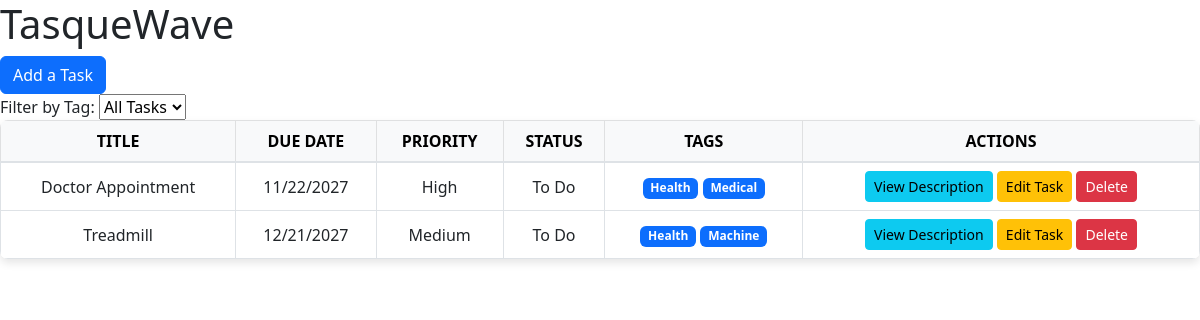
The page / on the database its author committed.
### models.py (models this page shows)
class Task(db.Model):
    __tablename__ = 'tasks'
    id = db.Column(db.Integer, primary_key=True)
    title = db.Column(db.String(100), nullable=False)
    description = db.Column(db.Text, nullable=True)
    due_date = db.Column(db.Date, nullable=False)
    priority = db.Column(db.String(10), nullable=False, default='Medium')
    status = db.Column(db.String(20), nullable=False, default='To Do')
    tags = db.relationship('Tag', secondary=task_tags, backref=db.backref('tasks', lazy='dynamic'))

class Tag(db.Model):
    __tablename__ = 'tags'
    id = db.Column(db.Integer, primary_key=True)
    name = db.Column(db.String(50), unique=True, nullable=False)

### app.py (the view)
@app.route('/')
def index():
    tasks = Task.query.order_by(Task.priority.asc(), Task.due_date.asc()).all()
    tags = Tag.query.all()
    form = TaskForm()  # Create an instance of the TaskForm
    return render_template('index.html', tasks=tasks, tags=tags, filter_tag=None, form=form)

### forms.py
class TaskForm(FlaskForm):
    title = StringField('Title', validators=[DataRequired()])
    description = TextAreaField('Description')
    due_date = DateField('Due Date', format='%Y-%m-%d', validators=[DataRequired()])
    priority = SelectField('Priority', choices=[('Low', 'Low'), ('Medium', 'Medium'), ('High', 'High')], validators=[DataRequired()])
    tags = StringField('Tags (comma separated, case-sensitive [Exercise,Health])')
    submit = SubmitField('Add Task')

### templates/index.html (shortened to what this page needs)
<!DOCTYPE html>
<html lang="en">
<head>
    <link rel="stylesheet" href="{{ url_for('static', filename='styles.css') }}">
    <link href="https://cdn.jsdelivr.net/npm/bootstrap@5.3.0-alpha3/dist/css/bootstrap.min.css" rel="stylesheet">
</head>
<body>
    <h1>TasqueWave</h1>
    <button type="button" class="btn btn-primary" data-bs-toggle="modal" data-bs-target="#addTaskModal">
        Add a Task
    </button>
    <div>
        <label for="tagFilter">Filter by Tag:</label>
        <select id="tagFilter" onchange="filterByTag()">
            <option value="" {% if not filter_tag %}selected{% endif %}>All Tasks</option>
        </select>
    </div>
    <table class="table table-bordered table-hover">
        <thead class="table-light">
            <tr>
                <th>Title</th>
                <th>Due Date</th>
                <th>Priority</th>
                <th>Status</th>
                <th>Tags</th>
                <th>Actions</th>
            </tr>
        </thead>
        <tbody>
            {% for task in tasks %}
            <tr>
                <td>{{ task.title }}</td>
                <td>{{ task.due_date.strftime('%m/%d/%Y') }}</td>
                <td>{{ task.priority }}</td>
                <td>{{ task.status }}</td>
                <td>
                    {% for tag in task.tags %}
                        <span class="badge bg-primary">{{ tag.name }}</span>
                    {% endfor %}
                </td>
                <td>
                    <button type="button" class="btn btn-info btn-sm" data-bs-toggle="modal" data-bs-target="#viewDescriptionModal" onclick="setDescription('{{ task.title }}', '{{ task.description }}')">
                        View Description
                    </button>
                    <button type="button" class="btn btn-warning btn-sm" data-bs-toggle="modal" data-bs-target="#editTaskModal" onclick="setEditTask('{{ task.id }}', '{{ task.title }}', '{{ task.description }}', '{{ task.due_date }}', '{{ task.priority }}')">
                        Edit Task
                    </button>
                    <form action="{{ url_for('delete_task', task_id=task.id) }}" method="POST" style="display: inline;">
                        <button type="submit" class="btn btn-danger btn-sm" onclick="return confirm('Are you sure you want to delete this task?')">Delete</button>
                    </form>
                </td>
            </tr>
            {% endfor %}
        </tbody>
    </table>
</body>
</html>

### static/styles.css (style rules this page uses)
.table td, .table th { padding: 15px; text-align: center; vertical-align: middle; }
.table { box-shadow: 0 4px 8px rgba(0, 0, 0, 0.1); border-radius: 8px; overflow: hidden; }
.table thead th { background-color: #f8f9fa; font-weight: bold; text-transform: uppercase; border-bottom: 2px solid #dee2e6; }
.badge { font-size: 0.9rem; padding: 5px 10px; border-radius: 12px; }

### rows shown on the page
Task: title "Doctor Appointment", due_date "11/22/2027", priority "High", status "To Do"
Tag: name "Health"
Tag: name "Medical"
Task: title "Treadmill", due_date "12/21/2027", priority "Medium", status "To Do"
Tag: name "Machine"
